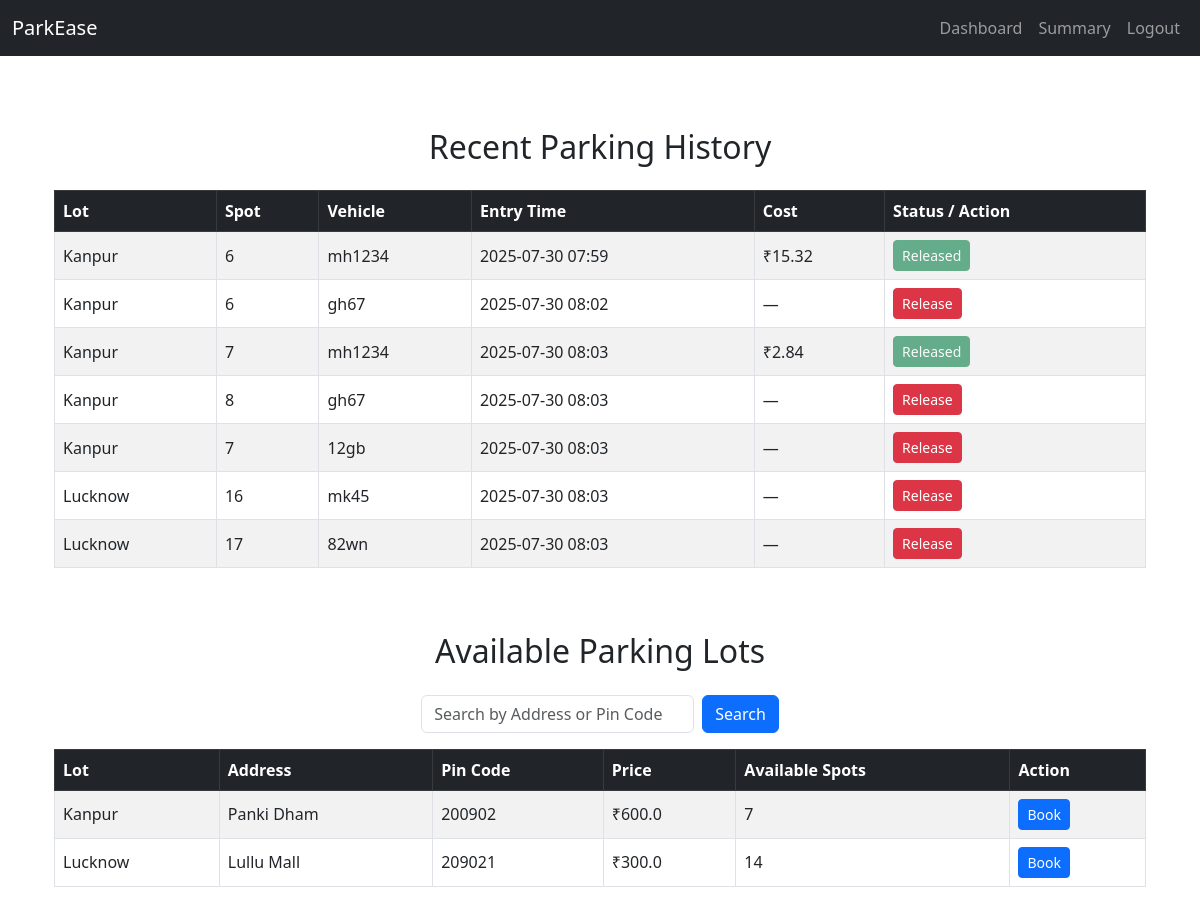
The app's page /user/dashboard (signed in) with its own data.
### models.py (models this page shows)
class Reservation(db.Model):
    __tablename__ = 'reservations'
    id = db.Column(db.Integer, primary_key=True)
    spot_id = db.Column(db.Integer, db.ForeignKey('parking_spots.id'), nullable=False)
    user_id = db.Column(db.Integer, db.ForeignKey('users.id'), nullable=False)
    vehicle_number = db.Column(db.String(20), nullable=False)
    parking_timestamp = db.Column(db.DateTime, default=datetime.utcnow)
    leaving_timestamp = db.Column(db.DateTime, nullable=True)
    total_cost = db.Column(db.Float, nullable=True)
    user = db.relationship('User', back_populates='reservations')
    spot = db.relationship('ParkingSpot', back_populates='reservations')

class ParkingLot(db.Model):
    __tablename__ = 'parking_lots'
    id = db.Column(db.Integer, primary_key=True)
    prime_location_name = db.Column(db.String(100), nullable=False)
    address = db.Column(db.String(200), nullable=False)
    pin_code = db.Column(db.String(10), nullable=False)
    price = db.Column(db.Float, nullable=False)
    max_spots = db.Column(db.Integer, nullable=False)
    spots = db.relationship('ParkingSpot', back_populates='lot', cascade='all, delete-orphan')

class ParkingSpot(db.Model):
    __tablename__ = 'parking_spots'
    id = db.Column(db.Integer, primary_key=True)
    lot_id = db.Column(db.Integer, db.ForeignKey('parking_lots.id'), nullable=False)
    status = db.Column(db.String(1), nullable=False, default='A')  # 'A' for available, 'O' for occupied
    lot = db.relationship('ParkingLot', back_populates='spots')
    reservations = db.relationship('Reservation', back_populates='spot')

### routes.py (the view)
    @app.route('/user/dashboard', methods=['GET', 'POST'])
    def user_dashboard():
        if not session.get('user_id'):
            return redirect(url_for('login'))
        user = User.query.get(session['user_id'])
        reservations = Reservation.query.filter_by(user_id=user.id).all()
        search_query = request.form.get('search', '').strip() if request.method == 'POST' else ''
        if search_query:
            lots = ParkingLot.query.filter(
                (ParkingLot.address.ilike(f"%{search_query}%")) |
                (ParkingLot.pin_code.ilike(f"%{search_query}%"))
            ).all()
        else:
            lots = ParkingLot.query.all()
        return render_template('user_dashboard.html', user=user, reservations=reservations, lots=lots, search_query=search_query)

### templates/user_dashboard.html (shortened to what this page needs)
{% extends 'index.html' %}
{% block content %}
<div class="container mt-4">
    <h2 class="text-center mb-4">Recent Parking History</h2>
    {% if reservations %}
    <div class="table-responsive mb-5">
        <table class="table table-striped table-bordered align-middle">
            <thead class="table-dark">
                <tr>
                    <th>Lot</th>
                    <th>Spot</th>
                    <th>Vehicle</th>
                    <th>Entry Time</th>
                    <th>Cost</th>
                    <th>Status / Action</th>
                </tr>
            </thead>
            <tbody>
                {% for r in reservations %}
                <tr>
                    <td>{{ r.spot.lot.prime_location_name if r.spot and r.spot.lot else 'N/A' }}</td>
                    <td>{{ r.spot.id if r.spot else 'N/A' }}</td>
                    <td>{{ r.vehicle_number }}</td>
                    <td>{{ r.parking_timestamp.strftime('%Y-%m-%d %H:%M') }}</td>
                    <td>{% if r.total_cost %}₹{{ r.total_cost }}{% else %}—{% endif %}</td>
                    <td>
                        {% if not r.leaving_timestamp %}
                        <a href="{{ url_for('release_parking', reservation_id=r.id) }}" class="btn btn-danger btn-sm">Release</a>
                        {% else %}
                        <span class="btn btn-success btn-sm disabled">Released</span>
                        {% endif %}
                    </td>
                </tr>
                {% endfor %}
            </tbody>
        </table>
    </div>
    {% endif %}
    <h2 class="text-center mb-4">Available Parking Lots</h2>
    <form method="post" class="mb-3 d-flex justify-content-center">
        <input type="text" name="search" class="form-control w-25 me-2" placeholder="Search by Address or Pin Code" value="{{ search_query|default('') }}">
        <button type="submit" class="btn btn-primary">Search</button>
    </form>
    <div class="table-responsive">
        <table class="table table-striped table-bordered align-middle">
            <thead class="table-dark">
                <tr>
                    <th>Lot</th>
                    <th>Address</th>
                    <th>Pin Code</th>
                    <th>Price</th>
                    <th>Available Spots</th>
                    <th>Action</th>
                </tr>
            </thead>
            <tbody>
                {% for lot in lots %}
                <tr>
                    <td>{{ lot.prime_location_name }}</td>
                    <td>{{ lot.address }}</td>
                    <td>{{ lot.pin_code }}</td>
                    <td>₹{{ lot.price }}</td>
                    <td>{{ lot.spots|selectattr('status', 'equalto', 'A')|list|length }}</td>
                    <td>
                        {% if lot.spots|selectattr('status', 'equalto', 'A')|list|length > 0 %}
                        <a href="{{ url_for('book_parking', lot_id=lot.id) }}" class="btn btn-primary btn-sm">Book</a>
                        {% else %}
                        <span class="btn btn-secondary btn-sm disabled">Full</span>
                        {% endif %}
                    </td>
                </tr>
                {% endfor %}
            </tbody>
        </table>
    </div>
</div>
{% endblock %}

### records on screen
Reservation: spot.lot "Kanpur", spot "6", vehicle_number "mh1234", parking_timestamp "2025-07-30 07:59", total_cost "15.32", shows "Released"
Reservation: spot.lot "Kanpur", spot "6", vehicle_number "gh67", parking_timestamp "2025-07-30 08:02"
Reservation: spot.lot "Kanpur", spot "7", vehicle_number "mh1234", parking_timestamp "2025-07-30 08:03", total_cost "2.84", shows "Released"
Reservation: spot.lot "Kanpur", spot "8", vehicle_number "gh67", parking_timestamp "2025-07-30 08:03"
Reservation: spot.lot "Kanpur", spot "7", vehicle_number "12gb", parking_timestamp "2025-07-30 08:03"
Reservation: spot.lot "Lucknow", spot "16", vehicle_number "mk45", parking_timestamp "2025-07-30 08:03"
Reservation: spot.lot "Lucknow", spot "17", vehicle_number "82wn", parking_timestamp "2025-07-30 08:03"
ParkingLot: prime_location_name "Kanpur", address "Panki Dham", pin_code "200902", price "600.0", spots|selectattr "7"
ParkingLot: prime_location_name "Lucknow", address "Lullu Mall", pin_code "209021", price "300.0", spots|selectattr "14"
